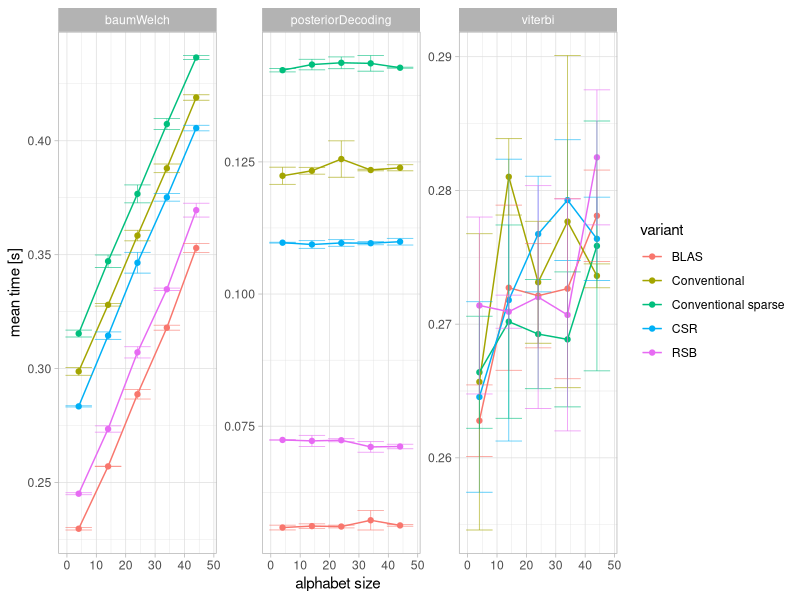

This chart was generated by the following R code: (Note: this script raises an error after producing the figure.)
rm(list = ls())
library(tidyverse)
library(ggpubr)
library(svglite)

figurewidth = 8
## Alphabet ##
data = read_csv("../running_times/running_time_C1.csv", col_names = T)
#names(data) = c('test', 'observations', 'time', 'algorithm', 'variant', 'iterations')
#data_alphabet = data %>% filter(test == "alphabetsize") %>% filter(is.na(iterations) |
                                                                       #iterations == 1)

data_alphabet_grouped = data %>%
    group_by(observations, algorithm, variant) %>%
    summarise(mean = mean(time), sd = sd(time))

data_alphabet_grouped %>% ggplot(aes(observations, mean, color = variant)) +
    geom_point() +
    geom_line() +
    geom_errorbar(aes(ymin = (mean - sd), ymax = (mean + sd)), size = 0.3, alpha = .65) +
    facet_wrap(. ~ algorithm, scales = "free") +
    labs(
        x = "alphabet size",
        y = "mean time [s]"
        #caption = "error bars: standard deviation of 3 replicates\ninput size = 100000, hidden states: 8"
        #title = "Running time of increasing alphabet size"
    ) + theme_light() 
    #geom_hline(yintercept = 0, alpha = 0)
ggsave("pdf/figure_C1.pdf", width = figurewidth)
ggsave("svg/figure_C1.svg", width = figurewidth)
